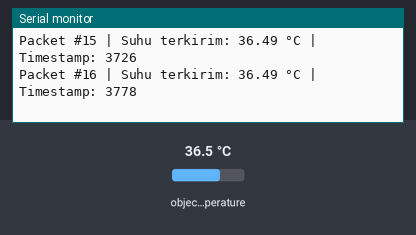
This sketch was run on a simulated ESP32-C3. Parts: the last lines printed to the serial monitor. Inputs (shaded band) come from the test bench; at power-on: object temperature 36.5 °C. Nothing arrives over Bluetooth unless stated; a phone connects over Bluetooth LE 3 s after start.

Above: at 3.8 s.
3.9 s: object temperature set to 20 °C
At 3.94 s:
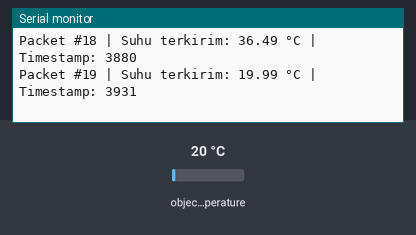
5.4 s: object temperature set to 26 °C
At 5.43 s:
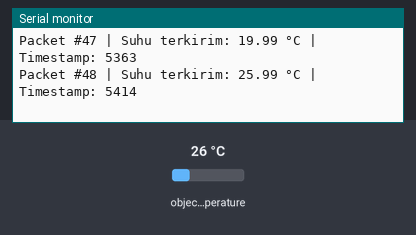
Timing chart, 0 to 8.4 s (numbered marks = the images above; inputs shaded):
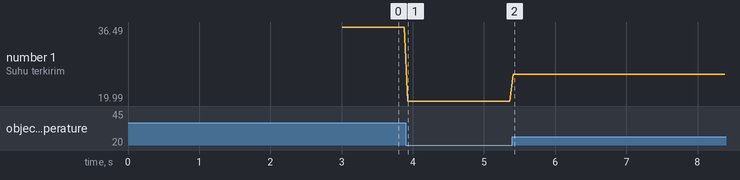

The sketch:

Ergoqipt.ino
```cpp
#include <Arduino.h>
#include <Wire.h>
#include <Adafruit_MLX90614.h>

#include <BLEDevice.h>
#include <BLEServer.h>
#include <BLEUtils.h>
#include <BLE2902.h>

// ===============================
// BLE SETTINGS (UUID CUSTOM)
// ===============================
#define DEVICE_NAME "Timpani"

#define SERVICE_UUID "12345678-1234-1234-1234-1234567890AB"
#define CHARACTERISTIC_UUID "12345678-1234-1234-1234-1234567890AC"

BLEServer *pServer = NULL;
BLECharacteristic *pCharacteristic = NULL;
bool deviceConnected = false;

// Counter paket BLE
unsigned long packetCount = 0;

// ===============================
// MLX90614 SENSOR
// ===============================
Adafruit_MLX90614 mlx = Adafruit_MLX90614();

// ===============================
// BLE CALLBACKS
// ===============================
class MyServerCallbacks : public BLEServerCallbacks {
  void onConnect(BLEServer *pServer) {
    deviceConnected = true;
    Serial.println("====================================");
    Serial.println("📱 BLE Device Connected");
    Serial.println("Mulai mengirim data suhu...");
    Serial.println("====================================");
  }

  void onDisconnect(BLEServer *pServer) {
    deviceConnected = false;
    Serial.println("====================================");
    Serial.println("❌ BLE Device Disconnected");
    Serial.println("Menunggu koneksi ulang...");
    Serial.println("====================================");

    pServer->startAdvertising();
  }
};

void setup() {
  Serial.begin(115200);
  Wire.begin();  // ESP32-C3 → SDA=8, SCL=9

  // Init MLX90614
  if (!mlx.begin()) {
    Serial.println("❌ ERROR: Sensor MLX90614 tidak terdeteksi! Periksa wiring.");
    while (1)
      ;
  }
  Serial.println("✔ MLX90614 Ready.");

  // Init BLE
  BLEDevice::init(DEVICE_NAME);

  // Create BLE Server
  pServer = BLEDevice::createServer();
  pServer->setCallbacks(new MyServerCallbacks());

  // Create Service
  BLEService *pService = pServer->createService(SERVICE_UUID);

  // Create Characteristic
  pCharacteristic = pService->createCharacteristic(
    CHARACTERISTIC_UUID,
    BLECharacteristic::PROPERTY_NOTIFY);

  pCharacteristic->addDescriptor(new BLE2902());

  pService->start();
  pServer->getAdvertising()->start();

  Serial.println("====================================");
  Serial.println("📡 BLE Advertising Started...");
  Serial.println("Device Name: ESP32C3_TEMP");
  Serial.println("UUID Service: 12345678-1234-1234-1234-1234567890AB");
  Serial.println("UUID Char   : 12345678-1234-1234-1234-1234567890AC");
  Serial.println("====================================");
}

void loop() {
  if (deviceConnected) {
    float suhu = mlx.readObjectTempC();

    char buffer[16];
    snprintf(buffer, sizeof(buffer), "%.2f", suhu);

    pCharacteristic->setValue((uint8_t *)buffer, strlen(buffer));
    pCharacteristic->notify();

    packetCount++;

    // =======================
    // SERIAL MONITOR OUTPUT
    // =======================
    Serial.print("Packet #");
    Serial.print(packetCount);
    Serial.print(" | Suhu terkirim: ");
    Serial.print(buffer);
    Serial.print(" °C | Timestamp: ");
    Serial.println(millis());

    delay(50);
  }
}
```

Measured:
- after the input at 3.9 s, the serial monitor: prints a new line at once (image 1)
- plotted number 1: 36.49 → 19.99 after the input at 3.9 s
